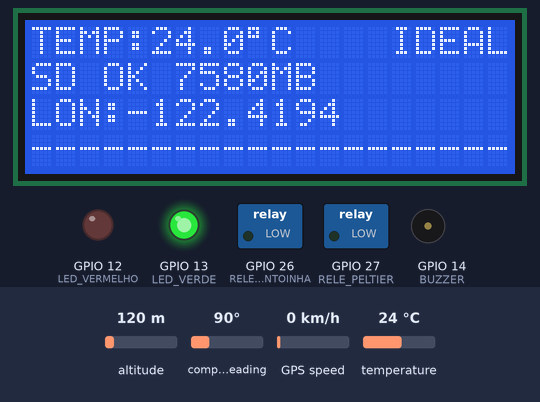
Bench run of a sketch on a simulated ESP32. Shown: 20×4 character LCD, switched loads named in the sketch (green lamp = pin HIGH), output pins drawn as LEDs (lit = HIGH), buzzer (waves = sounding). Inputs (shaded band) come from the test bench; at power-on: temperature 24 °C, altitude 120 m, compass heading 90°, GPS speed 0 km/h. Storage starts empty; the GPS gets a fix after 3 s at 37.7749, -122.4194 with 8 satellites; no radio packets arrive unless stated; what the sketch prints to the serial monitor is not drawn.

Above: at 6.4 s.
6.5 s: temperature set to 27.6 °C
At 8.3 s:
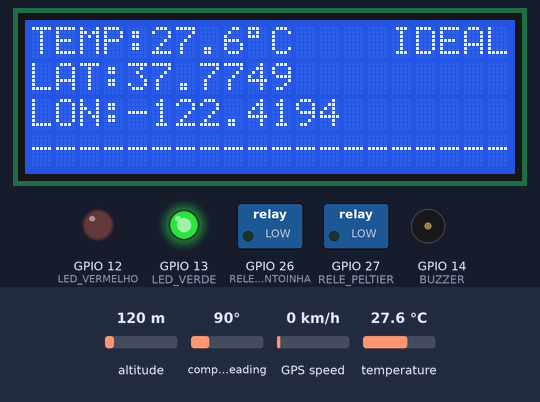
8.9 s: temperature set to 29.1 °C
At 10.9 s:
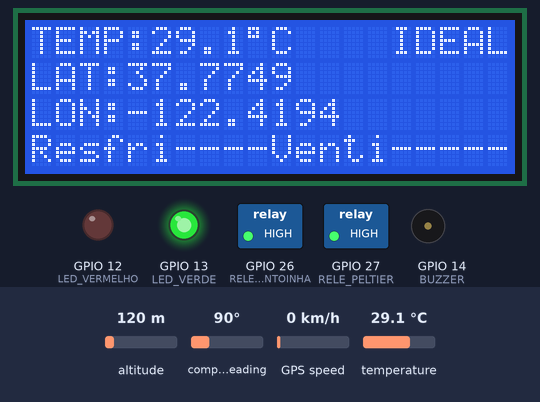
11.4 s: temperature set to 27.6 °C
At 13.6 s:
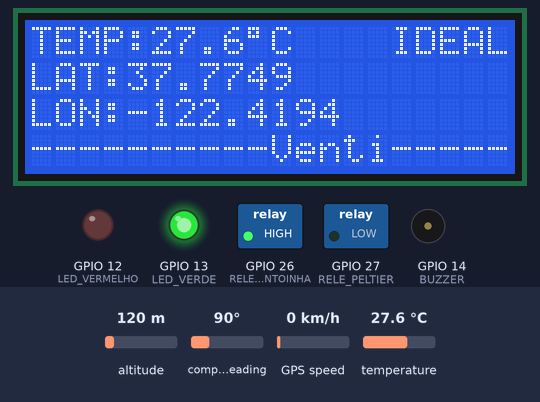
13.9 s: temperature set to 33 °C
At 15.8 s:
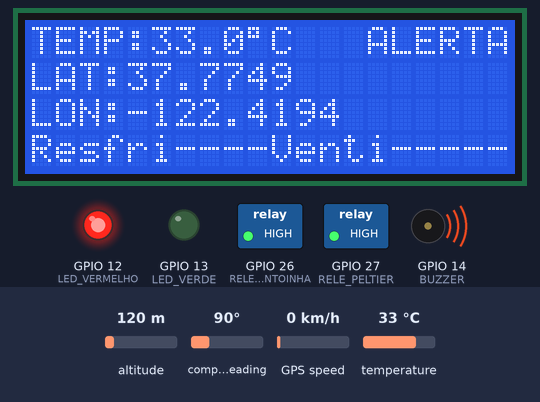
16.4 s: temperature set to 30.8 °C
At 17.2 s:
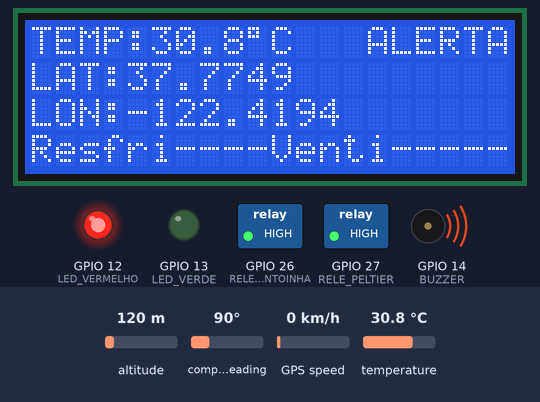
18.0 s: temperature set to 29.4 °C
At 19.6 s:
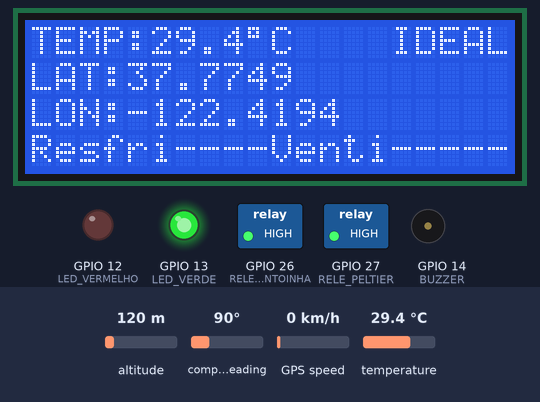
Timing chart, 0 to 20.7 s (numbered marks = the images above; inputs shaded):
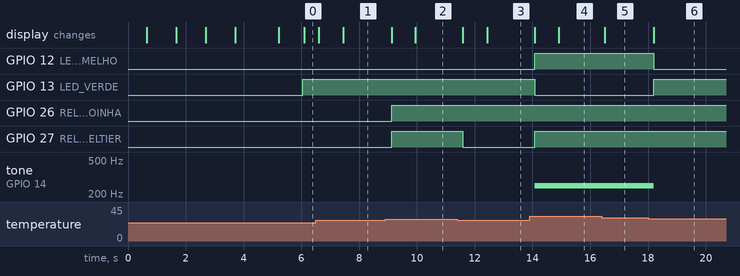

The sketch:

TransmissorAtualizado.ino
```cpp
#include <OneWire.h>
#include <DallasTemperature.h>
#include <SPI.h>
#include <RF24.h>
#include <RF24Network.h>
#include <TinyGPSPlus.h>
#include <HardwareSerial.h>
#include <LiquidCrystal_I2C.h>
#include <SD.h>

// ======================= PINOS ===========================
#define ONE_WIRE_BUS 15
#define LED_VERDE 13
#define LED_VERMELHO 12
#define BUZZER 14
#define RELE_PELTIER 27
#define RELE_VENTOINHA 26

#define SD_MOSI 33
#define SD_MISO 34
#define SD_SCK  25
#define SD_CS   32

SPIClass spiSD(HSPI);

// ======================= OBJETOS ==========================
OneWire oneWire(ONE_WIRE_BUS);
DallasTemperature sensors(&oneWire);
RF24 radio(4, 5);  // CE, CSN
RF24Network network(radio);
TinyGPSPlus gps;
HardwareSerial gpsSerial(1);
LiquidCrystal_I2C lcd(0x27, 20, 4);

// ======================= ENDEREÇOS ========================
const uint16_t Master = 00;
const uint16_t Slave  = 01;

// ======================= ESTRUTURA DE DADOS ===============
struct Payload {
  float temperatura;
  double latitude;
  double longitude;
};

Payload dados;

static bool peltierLigada = false;
static unsigned long tempoDesligamentoVentoinha = 0;

float tempMaxima = 30.0;
float tempMinima = 15.0;

double lastLat = 0.0, lastLng = 0.0;

unsigned long previousMillisSend = 0;
unsigned long previousMillisLog = 0;

bool sdDisponivel = false;
bool ultimoEstadoSD = false;
unsigned long ultimoCheckSD = 0;


// ======================= FUNÇÕES AUXILIARES =========================
void carregarUltimaLocalizacao() {
  if (!SD.exists("/ultima.txt")) {
    Serial.println("ℹ️ Nenhum arquivo de localização encontrado.");
    return;
  }
  File f = SD.open("/ultima.txt");
  if (f) {
    String latStr = f.readStringUntil(',');
    String lngStr = f.readStringUntil('\n');
    lastLat = latStr.toDouble();
    lastLng = lngStr.toDouble();
    f.close();
    Serial.printf("📍 Última localização carregada: %.6f, %.6f\n", lastLat, lastLng);
  }
}

void salvarUltimaLocalizacao(double lat, double lng) {
  if (!sdDisponivel) return;
  File f = SD.open("/ultima.txt", FILE_WRITE);
  if (f) {
    String dataStr = "00/00/0000";
    String horaStr = "00:00:00";

    if (gps.date.isValid() && gps.time.isValid()) {
      dataStr = String(gps.date.day()) + "/" + String(gps.date.month()) + "/" + String(gps.date.year());
      horaStr = String(gps.time.hour()) + ":" + String(gps.time.minute()) + ":" + String(gps.time.second());
    }

    // Salva tudo em uma linha
    f.printf("%.6f,%.6f,%s,%s\n", lat, lng, dataStr.c_str(), horaStr.c_str());
    f.close();
    Serial.printf("💾 Última localização salva: %.6f, %.6f às %s %s\n", lat, lng, dataStr.c_str(), horaStr.c_str());
  } else {
    Serial.println("⚠️ Falha ao salvar última localização!");
  }
}

void salvarRegistroSD(float temp, double lat, double lng, bool refrig, bool venti) {
  if (!sdDisponivel) return;
  File log = SD.open("/log.csv", FILE_APPEND);
  if (log) {
    String dataStr = "00/00/0000";
    String horaStr = "00:00:00";
    if (gps.date.isValid() && gps.time.isValid()) {
      dataStr = String(gps.date.day()) + "/" + String(gps.date.month()) + "/" + String(gps.date.year());
      horaStr = String(gps.time.hour()) + ":" + String(gps.time.minute()) + ":" + String(gps.time.second());
    }
    log.printf("%s;%s;%.2f;%.6f;%.6f;%d;%d\n",
               dataStr.c_str(), horaStr.c_str(), temp, lat, lng,
               refrig ? 1 : 0, venti ? 1 : 0);
    log.close();
    Serial.println("💾 Registro salvo no SD");
  }
}

// ======================= INICIALIZAÇÃO SD =========================
bool inicializarSD() {
  Serial.println("🔍 Inicializando SD...");
  spiSD.begin(SD_SCK, SD_MISO, SD_MOSI, SD_CS);

  if (!SD.begin(SD_CS, spiSD)) {
    Serial.println("❌ Falha ao inicializar SD!");
    lcd.setCursor(0, 1);
    lcd.print("SD: ERRO         ");
    return false;
  }

  uint8_t cardType = SD.cardType();
  if (cardType == CARD_NONE) {
    Serial.println("⚠️ Nenhum cartão SD detectado!");
    lcd.setCursor(0, 1);
    lcd.print("SD: AUSENTE      ");
    return false;
  }

  Serial.print("📀 Tipo: ");
  switch (cardType) {
    case CARD_MMC: Serial.println("MMC"); break;
    case CARD_SD: Serial.println("SDSC"); break;
    case CARD_SDHC: Serial.println("SDHC"); break;
    default: Serial.println("DESCONHECIDO"); break;
  }

  uint64_t cardSize = SD.cardSize() / (1024 * 1024);
  Serial.printf("💾 Tamanho: %llu MB\n", cardSize);

  // Cria cabeçalho do arquivo se não existir
  if (!SD.exists("/log.csv")) {
    File log = SD.open("/log.csv", FILE_WRITE);
    if (log) {
      log.println("Data;Hora;Temperatura;Latitude;Longitude;Refrig;Ventoinha");
      log.close();
    }
  }

  lcd.setCursor(0, 1);
  lcd.print("SD OK ");
  lcd.print(cardSize);
  lcd.print("MB   ");
  delay(500);
  lcd.clear();

  return true;
}

// ======================= SETUP ============================
void setup() {
  Serial.begin(115200);

  lcd.init();
  lcd.backlight();
  lcd.clear();
  lcd.setCursor(0, 0);
  lcd.print("Inicializando...");

  sdDisponivel = inicializarSD();
  lcd.clear();
  if (sdDisponivel) {
  Serial.println("✅ SD OK");
  carregarUltimaLocalizacao();
  }
  else Serial.println("❌ SD ERRO");

  lcd.setCursor(0, 0);
  lcd.print(sdDisponivel ? "SD: OK     " : "SD: ERRO   ");

  delay(1000);

  sensors.begin();
  lcd.setCursor(0, 1);
  lcd.print("TEMP: OK     ");
  Serial.println("✅ Sensor de temperatura OK");

  delay(1000);

  // Teste do GPS
  gpsSerial.begin(9600, SERIAL_8N1, 16, 17);
  lcd.setCursor(0, 2);
  lcd.print("GPS: OK      ");
  Serial.println("✅ GPS OK");

  delay(1000);

  // Teste do NRF24
  SPI.begin();
  if (!radio.begin()) {
    lcd.setCursor(0, 3);
    lcd.print("NRF24: ERRO  ");
    Serial.println("❌ NRF24L01 não encontrado!");
  } else {
    radio.setChannel(90);
    network.begin(90, Master);
    radio.setDataRate(RF24_2MBPS);
    radio.setPALevel(RF24_PA_MAX);
    lcd.setCursor(0, 3);
    lcd.print("NRF24: OK    ");
    Serial.println("✅ NRF24 OK");
  }

  delay(1500);
  lcd.clear();

  pinMode(LED_VERDE, OUTPUT);
  pinMode(LED_VERMELHO, OUTPUT);
  pinMode(BUZZER, OUTPUT);
  pinMode(RELE_PELTIER, OUTPUT);
  pinMode(RELE_VENTOINHA, OUTPUT);
  digitalWrite(RELE_PELTIER, LOW);
  digitalWrite(RELE_VENTOINHA, LOW);

  lcd.clear();
}

// ======================= LOOP =============================
void loop() {
  network.update();
  sensors.requestTemperatures();
  dados.temperatura = sensors.getTempCByIndex(0);

  while (gpsSerial.available() > 0) gps.encode(gpsSerial.read());

  if (gps.location.isValid()) {
    dados.latitude  = gps.location.lat();
    dados.longitude = gps.location.lng();
    lastLat = dados.latitude;
    lastLng = dados.longitude;
  } else {
    dados.latitude  = lastLat;
    dados.longitude = lastLng;
  }

  lcd.setCursor(0, 0);
  lcd.printf("TEMP:%.1f%cC ", dados.temperatura, 223);
  lcd.setCursor(0, 1);
  lcd.printf("LAT:%.4f", dados.latitude);
  lcd.setCursor(0, 2);
  lcd.printf("LON:%.4f", dados.longitude);

  bool refrig = digitalRead(RELE_PELTIER);
  bool venti  = digitalRead(RELE_VENTOINHA);

  lcd.setCursor(0, 3);
  lcd.print(refrig ? "Resfri" : "-----------");
  lcd.setCursor(10, 3);
  lcd.print(venti ? "Venti" : "----------");

  lcd.setCursor(14, 0);
  if (dados.temperatura < tempMinima || dados.temperatura > tempMaxima) {
    lcd.print("ALERTA");
    digitalWrite(LED_VERDE, LOW);
    digitalWrite(LED_VERMELHO, HIGH);
    tone(BUZZER, 250);
  } else {
    lcd.print(" IDEAL");
    digitalWrite(LED_VERDE, HIGH);
    digitalWrite(LED_VERMELHO, LOW);
    noTone(BUZZER);
  }

  // Controle térmico
  if (dados.temperatura >= tempMaxima - 1.5) {
    digitalWrite(RELE_PELTIER, HIGH);
    digitalWrite(RELE_VENTOINHA, HIGH);
    peltierLigada = true;
  } else if (dados.temperatura <= tempMaxima - 2.0 && peltierLigada) {
    digitalWrite(RELE_PELTIER, LOW);
    tempoDesligamentoVentoinha = millis();
    peltierLigada = false;
  }

  if (!peltierLigada && digitalRead(RELE_VENTOINHA) == HIGH) {
    if (millis() - tempoDesligamentoVentoinha >= 30000) {
      digitalWrite(RELE_VENTOINHA, LOW);
    }
  }

  unsigned long currentMillis = millis();

  // Envio via rádio a cada 5 segundos
  if (currentMillis - previousMillisSend >= 5000) {
    previousMillisSend = currentMillis;
    enviarDadosNRF24();
  }

  // Gravação SD a cada 5 minutos
  if (sdDisponivel && (currentMillis - previousMillisLog >= 300000)) { // 5 min = 300000 ms
    previousMillisLog = currentMillis;
    salvarRegistroSD(dados.temperatura, dados.latitude, dados.longitude,
                     digitalRead(RELE_PELTIER), digitalRead(RELE_VENTOINHA));
    salvarUltimaLocalizacao(dados.latitude, dados.longitude);
  }

    // --- MONITORAMENTO DE SD ---
  if (millis() - ultimoCheckSD >= 3000) { // verifica a cada 3 segundos
    ultimoCheckSD = millis();

    bool presente = (SD.cardType() != CARD_NONE);
    if (presente != ultimoEstadoSD) {
      ultimoEstadoSD = presente;
      if (presente) {
        Serial.println("💽 SD reconectado!");
        lcd.setCursor(0, 1);
        lcd.print("SD CONECTADO     ");
        sdDisponivel = inicializarSD();
      } else {
        Serial.println("⚠️ SD removido!");
        lcd.setCursor(0, 1);
        lcd.print("SD REMOVIDO      ");
        sdDisponivel = false;
      }
    }
  }
}

// ======================= ENVIO NRF24 ======================
void enviarDadosNRF24() {
  RF24NetworkHeader header(Slave);
  network.write(header, &dados, sizeof(dados));

  Serial.printf("📡 Enviado -> Temp: %.2f | Lat: %.6f | Lng: %.6f\n",
                dados.temperatura, dados.latitude, dados.longitude);
}
```

Measured:
- the behaviour switches between 28.4 and 28.5 °C on temperature (found by bisection; images 1 and 2)
- the behaviour switches between 28.1 and 28 °C on temperature (found by bisection; images 2 and 3)
- the behaviour switches between 30.1 and 30 °C on temperature (found by bisection; images 5 and 6)
- after the input at 8.9 s, GPIO 26 (RELE_VENTOINHA), GPIO 27 (RELE_PELTIER): LOW → HIGH after 0.22 s; the display: first changes after 0.22 s (image 2 shows a later state)
- after the input at 11.4 s, GPIO 27 (RELE_PELTIER): HIGH → LOW after 0.19 s; the display: first changes after 0.19 s (image 3 shows a later state)
- after the input at 13.9 s, GPIO 12 (LED_VERMELHO), GPIO 27 (RELE_PELTIER): LOW → HIGH after 0.19 s; GPIO 13 (LED_VERDE): HIGH → LOW after 0.19 s; tone on GPIO 14 (BUZZER): silent → 250 Hz after 0.19 s; the display: first changes after 0.19 s (image 4 shows a later state)
- after the input at 16.4 s, the display: changes after 0.11 s (image 5)
- after the input at 18.0 s, GPIO 12 (LED_VERMELHO): HIGH → LOW after 0.20 s; GPIO 13 (LED_VERDE): LOW → HIGH after 0.20 s; tone on GPIO 14 (BUZZER): 250 Hz → silent after 0.20 s; the display: changes after 0.20 s (image 6)
